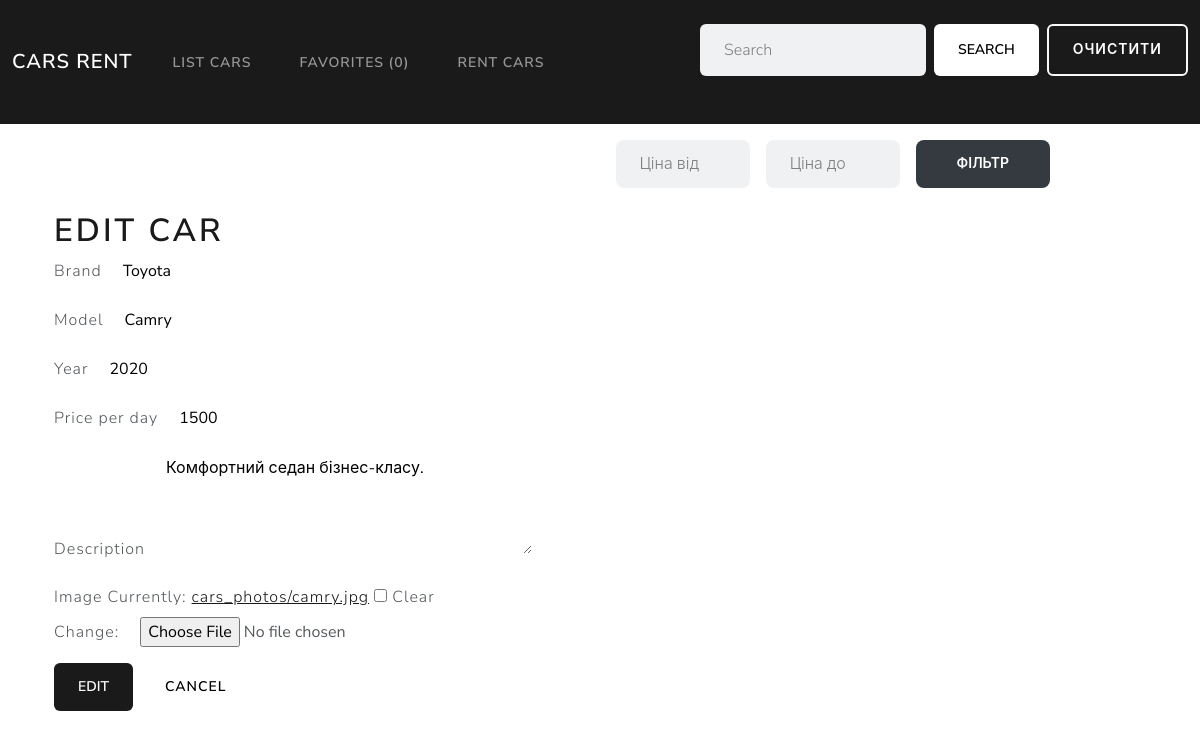
The app's page /cars/edit/1/ with its own data.
### cars/models.py (models this page shows, shortened)
class Car(models.Model):
    brand = models.CharField(max_length=50)
    model = models.CharField(max_length=50)
    year = models.PositiveIntegerField()
    price_per_day = models.PositiveIntegerField()
    description = models.TextField(blank=True)
    image = models.ImageField(upload_to='cars_photos/', blank=True, null=True)

### cars/views.py (the view)
# urls.py: path("edit/<int:pk>/", views.cars_edit, name='cars_edit'),
def cars_edit(request, pk):
    car = get_object_or_404(Car, pk=pk)
    if request.method == "POST":
        form = CarForm(request.POST, request.FILES, instance=car)
        if form.is_valid():
            car = form.save()
            messages.success(request, f"Car has been edited successfully")
            return redirect('cars_list')
    else:
        form = CarForm(instance=car)
    return render(request, "cars/edit.html", {"form": form})

### cars/forms.py
class CarForm(forms.ModelForm):
    class Meta:
        model = Car
        fields = '__all__'
        widgets = {
            'brand': forms.TextInput(attrs={'class': BASE_INPUT_CLASSES, 'placeholder': 'BMW'}),
            'model': forms.TextInput(attrs={'class': BASE_INPUT_CLASSES, 'placeholder': 'X5'}),
            'year': forms.NumberInput(attrs={'class': BASE_INPUT_CLASSES, 'placeholder': '2022'}),
            'price_per_day': forms.NumberInput(attrs={'class': BASE_INPUT_CLASSES, 'placeholder': '100'}),
            'description': forms.Textarea(attrs={'class': BASE_INPUT_CLASSES, 'rows': 4, 'placeholder': 'Опис автомобіля'}),
            'image': forms.ClearableFileInput(attrs={'class': BASE_INPUT_CLASSES, 'placeholder': 'https://...'}),
        }

### favorites/context_processor.py (called while the page is built)
def favorite_cars_count(request):
    return { 'fav_count': get_count_of_favorite_cars(request) }

### favorites/favorites.py (called while the page is built)
def get_favorite_cars(request):
    return request.session.get(FAVORITE_CARS_KEY, [])

def get_count_of_favorite_cars(request):
    return len(get_favorite_cars(request))

### cars/templates/cars/edit.html
{% extends 'layout.html' %}
{% block content %}
{% include "components/car_form.html" with form_title="Edit Car" action_name="Edit" %}
{% endblock %}

### cars/templates/components/car_form.html (shortened to what this page needs)
<h1 class="my-2">{{ form_title }}</h1>
<form method="post" enctype="multipart/form-data">
   {% for field in form %}
  <div class="mb-3">
    <label for="{{ field.id_for_label }}" class="form-label">
      {{ field.label }}
    </label>
    {{ field }}
  </div>
  {% endfor %}
  <div class="d-flex gap-2">
    <button type="submit" class="btn btn-primary">{{ action_name }}</button>
    <a href="javascript:history.back()" class="btn btn-secondary">Cancel</a>
  </div>
</form>

### records on screen
Car: form "Toyota" "Camry" "2020" "1500" "Комфортний седан бізнес-класу."

### other values on screen
{{ fav_count }} "0"
{{ field.label }} "Brand" "Model" "Year" "Price per day" "Description" "Image"
{{ action_name }} "EDIT"
